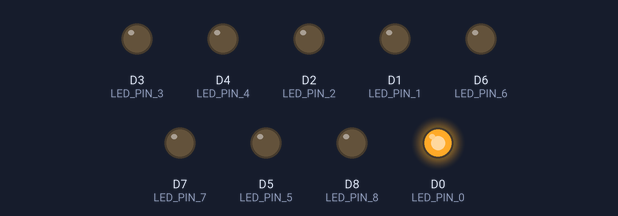
A program run on a simulated ESP8266 (NodeMCU). On the bench: output pins drawn as LEDs (lit = HIGH). What the program prints to the serial monitor is not drawn.

Above: at 0.15 s.
At 0.75 s:
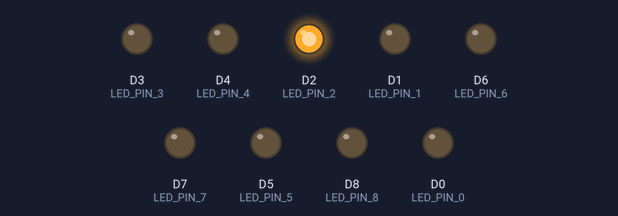
At 1.35 s:
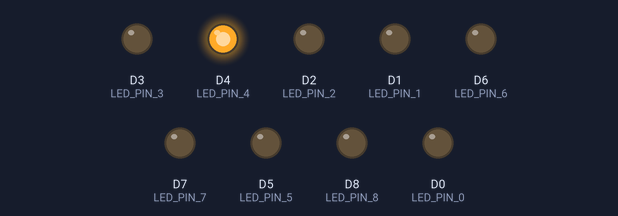
At 2.55 s:
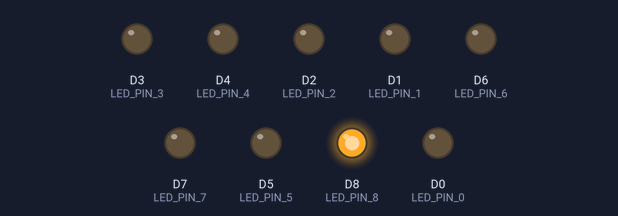
At 4.35 s:
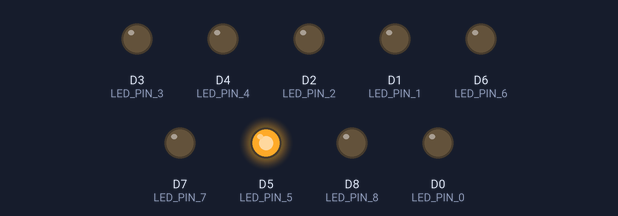
At 5.85 s:
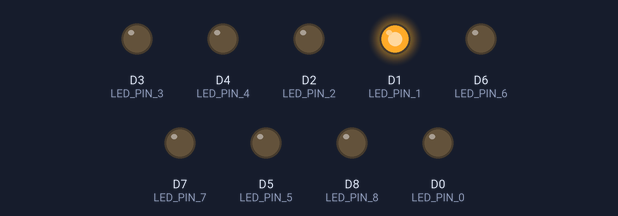
Timing chart, 0 to 6.2 s (numbered marks = the images above):
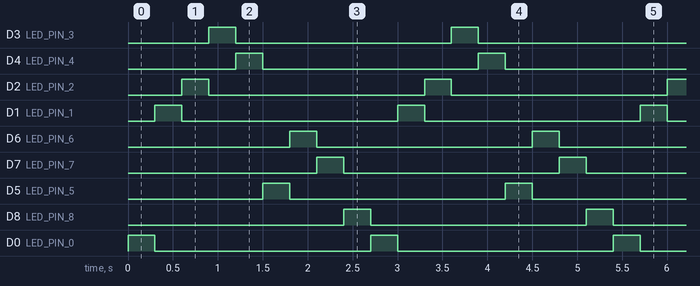

The program:

main.cpp
```cpp
#include <Arduino.h>

#define LED_PIN_0 D0
#define LED_PIN_1 D1
#define LED_PIN_2 D2
#define LED_PIN_3 D3
#define LED_PIN_4 D4
#define LED_PIN_5 D5
#define LED_PIN_6 D6
#define LED_PIN_7 D7
#define LED_PIN_8 D8

#define DELAY_TIME 300
#define PINS_NUMBER 9

// the setup function runs once when you press reset or power the board
void setup()
{
  Serial.begin(9600);
  // initialize digital pin LED_BUILTIN as an output.
  pinMode(LED_PIN_0, OUTPUT);
  pinMode(LED_PIN_1, OUTPUT);
  pinMode(LED_PIN_2, OUTPUT);
  pinMode(LED_PIN_3, OUTPUT);
  pinMode(LED_PIN_4, OUTPUT);
  pinMode(LED_PIN_5, OUTPUT);
  pinMode(LED_PIN_6, OUTPUT);
  pinMode(LED_PIN_7, OUTPUT);
  pinMode(LED_PIN_8, OUTPUT);
  Serial.println("OK Program Started");
}
int i = 0;

// the loop function runs over and over again forever
void loop()
{
  digitalWrite(LED_PIN_0, LOW);
  digitalWrite(LED_PIN_1, LOW);
  digitalWrite(LED_PIN_2, LOW);
  digitalWrite(LED_PIN_3, LOW);
  digitalWrite(LED_PIN_4, LOW);
  digitalWrite(LED_PIN_5, LOW);
  digitalWrite(LED_PIN_6, LOW);
  digitalWrite(LED_PIN_7, LOW);
  digitalWrite(LED_PIN_8, LOW);

  switch (i % PINS_NUMBER)
  {
  case 0:
    digitalWrite(LED_PIN_0, HIGH);
    break;
  case 1:
    digitalWrite(LED_PIN_1, HIGH);
    break;
  case 2:
    digitalWrite(LED_PIN_2, HIGH);
    break;
  case 3:
    digitalWrite(LED_PIN_3, HIGH);
    break;
  case 4:
    digitalWrite(LED_PIN_4, HIGH);
    break;
  case 5:
    digitalWrite(LED_PIN_5, HIGH);
    break;
  case 6:
    digitalWrite(LED_PIN_6, HIGH);
    break;
  case 7:
    digitalWrite(LED_PIN_7, HIGH);
    break;
  case 8:
    digitalWrite(LED_PIN_8, HIGH);
    break;
  }
  i++;
  if (i == PINS_NUMBER)
    i = 0;
  delay(DELAY_TIME);
}
```

Measured:
- by itself, D3 (LED_PIN_3), D4 (LED_PIN_4), D2 (LED_PIN_2), D1 (LED_PIN_1), D6 (LED_PIN_6), D7 (LED_PIN_7), D5 (LED_PIN_5), D8 (LED_PIN_8), D0 (LED_PIN_0): alternates HIGH for 0.30 s and LOW for 2.4 s
- by itself, everything shown: repeats every 2.7 s, in 9 steps
